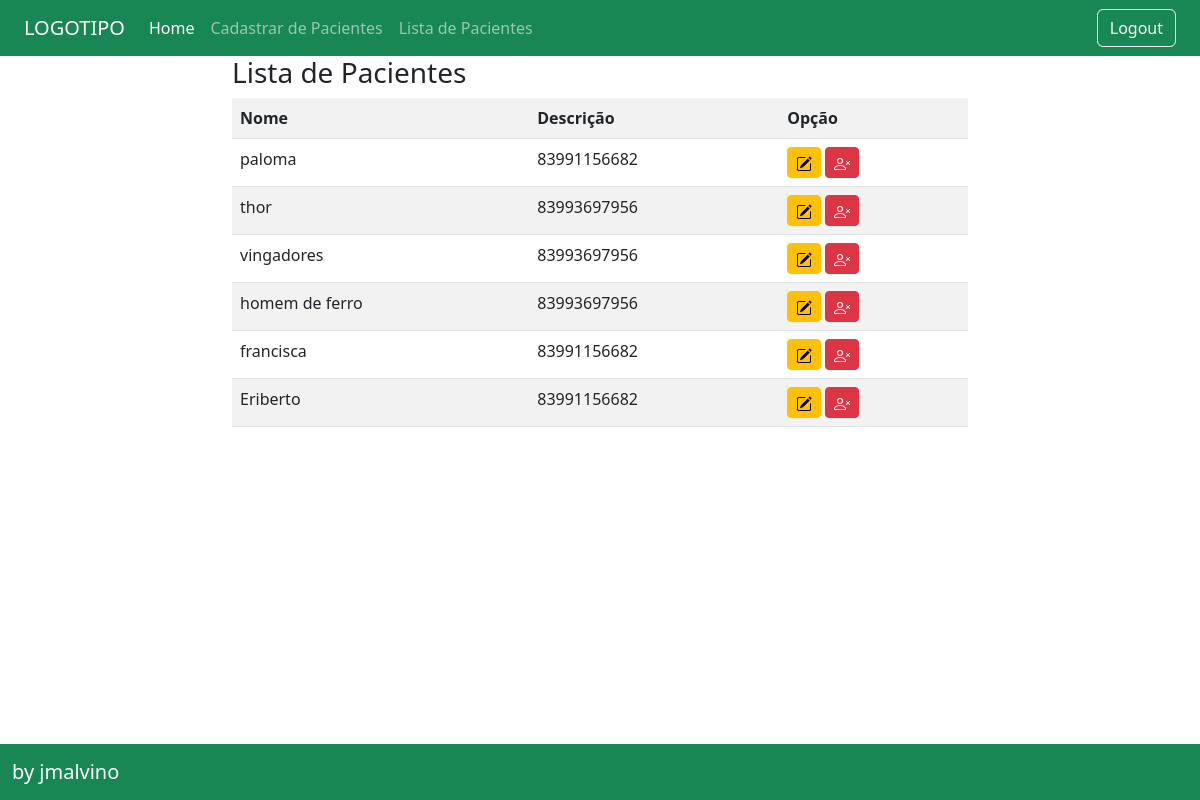
Page /pacientes/listar on the committed database.
### pacientes/models.py (models this page shows, shortened)
class Pacientes(models.Model):
    nome = models.CharField(max_length=255)
    telefone = models.CharField(max_length=20)
    endereco = models.CharField(max_length=255)
    numero = models.CharField(max_length=10)
    cidade = models.CharField(max_length=100)
    uf = models.CharField(max_length=2)
    pais = models.CharField(max_length=100)
    cep = models.CharField(max_length=8)
    dataDeCriacao = models.DateTimeField(auto_now_add=True)

### pacientes/views.py (the view)
# urls.py: path('listar', PacientesList.as_view(), name="listar-pacientes"),
class PacientesList(CreateView):
    model = Pacientes
    fields = ['nome']
    template_name: 'pacientes/pacientes_form.html'
    success_message = "Cadastrado com sucesso!!"
    success_url = reverse_lazy('listar-pacientes')

### pacientes/templates/pacientes/pacientes_list.html (shortened to what this page needs)
{% extends 'pacientes/base.html' %}
{%block conteudo %}
<h3>Lista de Pacientes</h3>
<div class="table-responsive">
    <table class="table table-striped">
        <tr>
            <th>Nome</th>
            <th>Descrição</th>
            <th>Opção</th>
        </tr>
        {% for pacientes in object_list %}
        <tr>
            <td>{{ pacientes.nome }}</td>
            <td>{{ pacientes.telefone }}</td>
            <td>
                <a href="{% url 'editar-pacientes' pacientes.pk %}" class="btn btn-warning btn-sm">
                </a>
                <a href="{% url 'excluir-pacientes' pacientes.pk  %}"class="btn btn-danger btn-sm">
                </a>
            </td>
        {% empty %}
        <tr>
            <td colspan="3"> Nenhum campo registrado. </td>
        </tr>
        {% endfor %}
    </table>
</div>
{% endblock %}

### rows in the picture
Pacientes: nome "paloma", telefone "83991156682"
Pacientes: nome "thor", telefone "83993697956"
Pacientes: nome "vingadores", telefone "83993697956"
Pacientes: nome "homem de ferro", telefone "83993697956"
Pacientes: nome "francisca", telefone "83991156682"
Pacientes: nome "Eriberto", telefone "83991156682"
